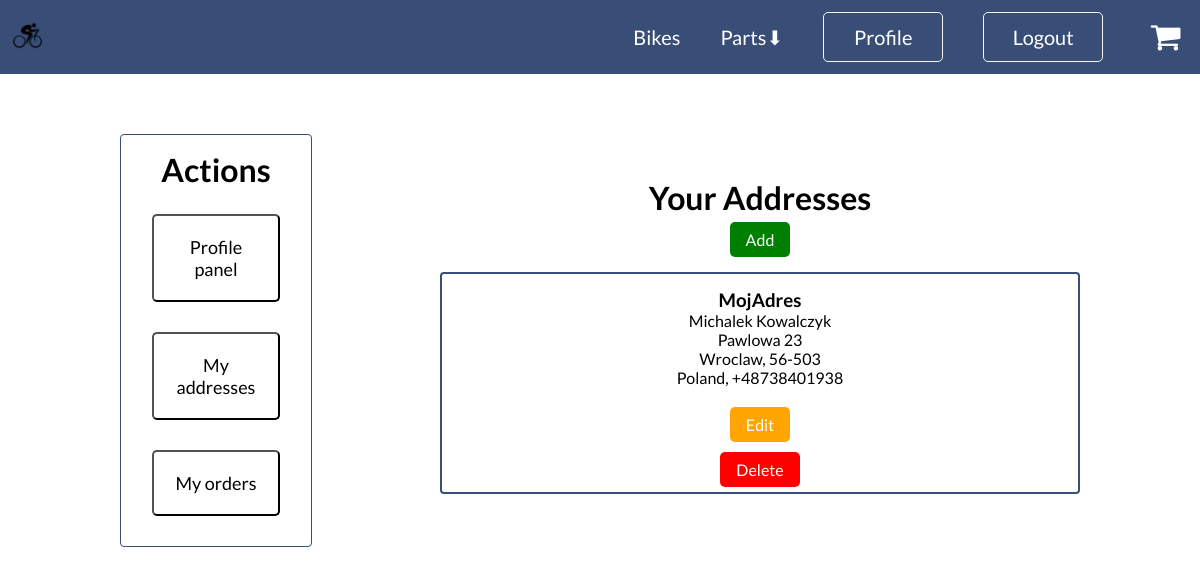
Page /profile/addresses/ (signed in) on the earlier database version.
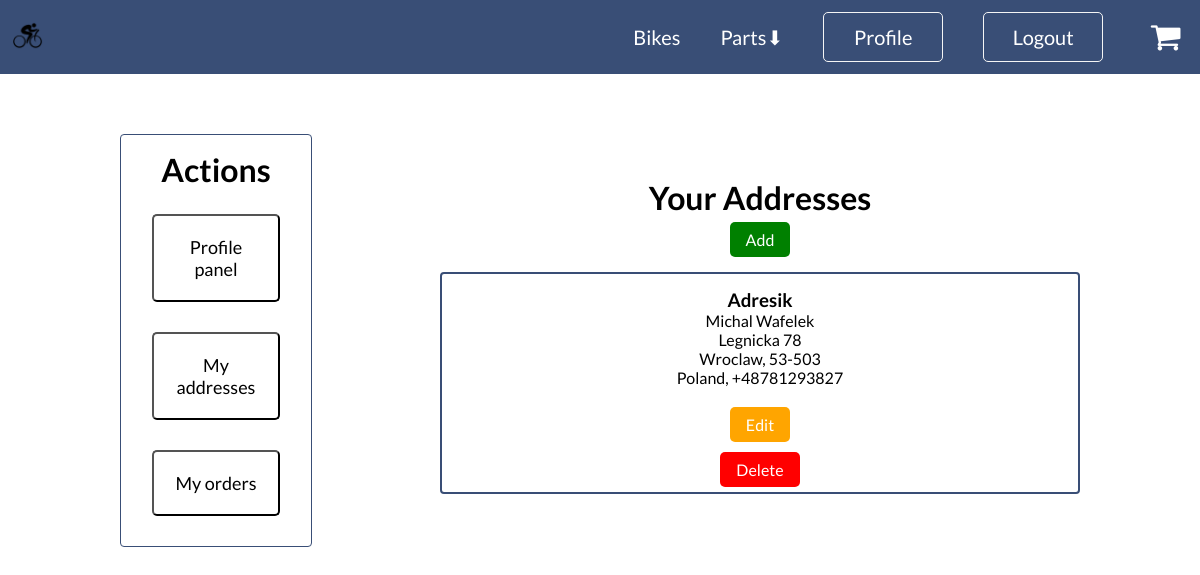
Same page on the later database version.
### users/models.py (models this page shows, shortened)
class Address(models.Model):
    name = models.CharField(max_length=50, unique=True)
    first_name = models.CharField(max_length=30)
    last_name = models.CharField(max_length=30)
    street = models.CharField(max_length=100)
    house = models.CharField(max_length=10)
    apartment = models.CharField(max_length=10, blank=True, null=True)
    postal_code = models.CharField(max_length=10)
    city = models.CharField(max_length=50)
    country = models.CharField(max_length=20)
    phone = PhoneNumberField(unique=True)
    user = models.ForeignKey(User, on_delete=models.CASCADE)

### users/views.py (the view)
# urls.py: path('profile/addresses/', UserAddressesView.as_view(), name='addresses'),
class UserAddressesView(LoginRequiredMixin, ListView):
    model = Address
    template_name = 'users/address.html'
    context_object_name = 'addresses'
    def get_queryset(self):
        return Address.objects.filter(user=self.request.user)

### shop/context_processors.py (called while the page is built)
def products(request):
    categories = Category.objects.exclude(name="Bikes")
    bikes_category = Category.objects.get(name="Bikes")
    return {'categories': categories, 'bikes_category': bikes_category}

### shop/models.py (called while the page is built)
    def get_absolute_url(self):
        return reverse('shop:product-list', args=[self.name.lower()])

### templates/users/address.html
{% extends "base_profile.html" %}
{% block profile_content %}
<h1>Your Addresses</h1>
<a class="add-button" href="{% url 'users:addresses-add' %}" style="background-color: green; color: white;">Add</a>
{% for address in addresses %}
    <div class="address-container">
        <div class="address-element">
            <h3>{{ address.name }}</h3>
            <p>{{ address.first_name }} {{ address.last_name }}</p>
            <p>{{ address.street }} {{ address.house }} {% if address.apartment%}/ {{ address.apartment }} {% endif %}</p>
            <p>{{ address.city }}, {{ address.postal_code }}</p>
            <p>{{ address.country }}, {{ address.phone }}</p>
        </div>
        <a class="add-button" href="{% url 'users:addresses-update' address.id %}" style="background-color: orange; color: white;">Edit</a>
        <form method="POST" action="{% url 'users:addresses-delete' address.id %}">
           {% csrf_token %}<input type="submit" value="Delete">
        </form>
    </div>
{% endfor %}
{% endblock profile_content %}

Differences in the rows shown:
removed Address: name "MojAdres", first_name "Michalek", last_name "Kowalczyk", street "Pawlowa", house "23", city "Wroclaw", postal_code "56-503", country "Poland", phone "+48738401938"
added Address: name "Adresik", first_name "Michal", last_name "Wafelek", street "Legnicka", house "78", city "Wroclaw", postal_code "53-503", country "Poland", phone "+48781293827"
